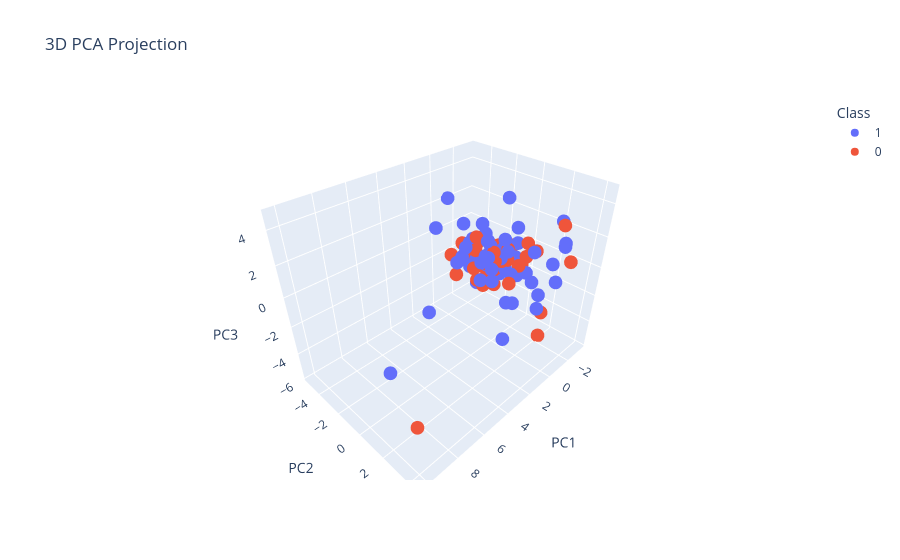

Notebook code cell kept with this figure:
### Code cell
import plotly.express as px

fig = px.scatter_3d(
    x=X_pca3[:, 0],
    y=X_pca3[:, 1],
    z=X_pca3[:, 2],
    color=y.astype(str),
    labels={
        'x': 'PC1',
        'y': 'PC2',
        'z': 'PC3',
        'color': 'Class'
    },
    title='3D PCA Projection'
)

fig.show()
